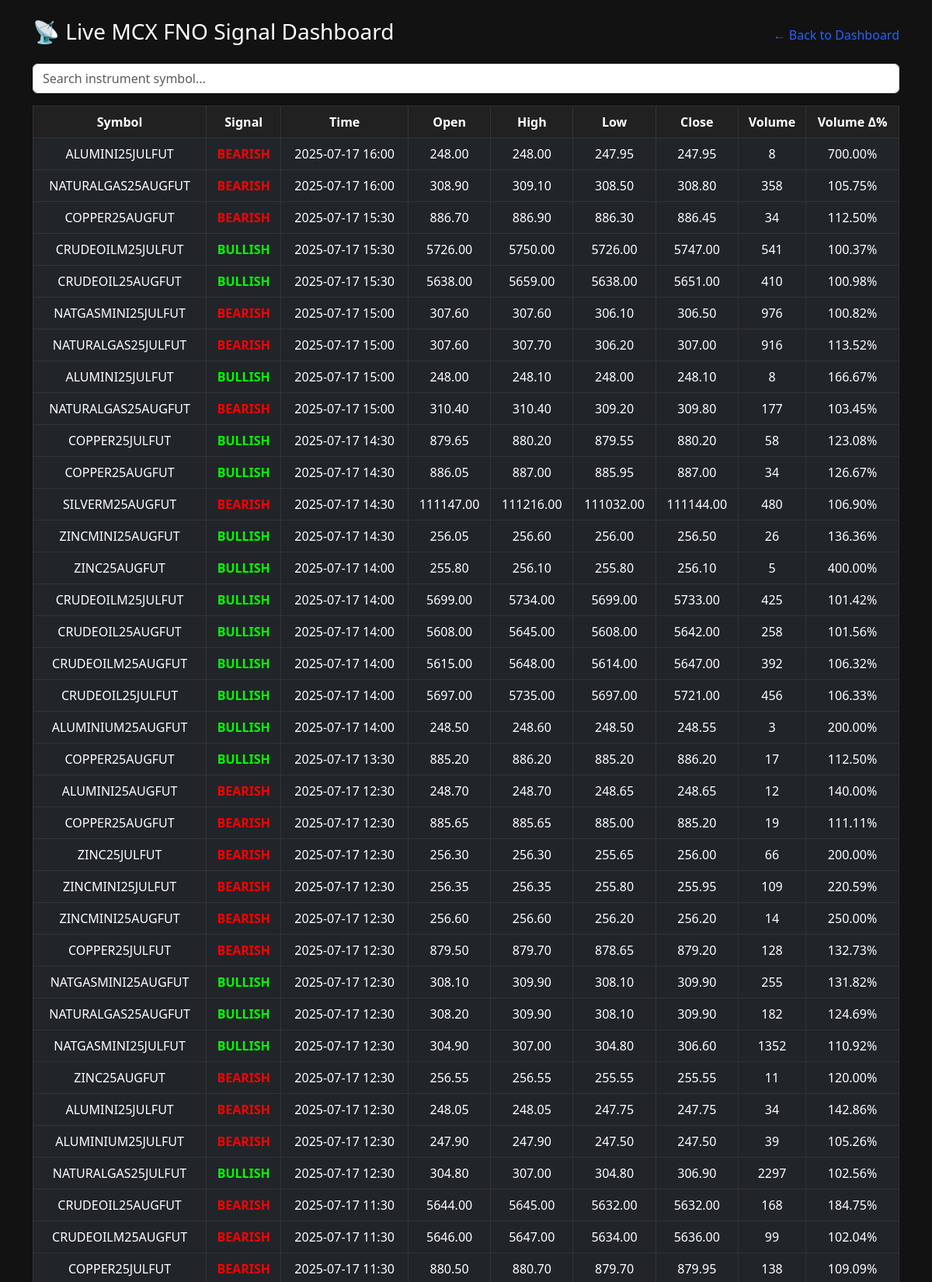
Page /signals (signed in, upper part) on the committed database.
### tables this page shows
CREATE TABLE signals (
    id INTEGER PRIMARY KEY AUTOINCREMENT,
    symbol TEXT,
    signal_type TEXT,
    signal_time TEXT,
    open REAL,
    high REAL,
    low REAL,
    close REAL,
    volume REAL,
    volume_delta REAL
);

### app_vpa.py (the view)
@app.route("/signals")
@login_required("MCX_FNO")
def view_signals():
    conn = sqlite3.connect('signals.db')
    conn.row_factory = sqlite3.Row
    cursor = conn.cursor()
    today = datetime.now().strftime("%Y-%m-%d")
    cursor.execute("""
        SELECT * FROM signals
        WHERE DATE(signal_time) = ?
        ORDER BY signal_time DESC
    """, (today,))
    rows = cursor.fetchall()
    conn.close()
    return render_template("signals.html", signals=rows)

### app_vpa.py (called while the page is built)
def login_required(role=None):
    def wrapper(func):
        @wraps(func)
        def secure_view(*args, **kwargs):
            if 'username' not in session:
                flash("🔒 Please login to access this page", "warning")
                return redirect(url_for('login'))
            if role:
                roles = session.get('roles', {})
                if roles.get(role) != 'Y':
                    flash(f"🚫 Access denied: Missing permission '{role}'", "danger")
                    return redirect(url_for('index'))
            return func(*args, **kwargs)
        return secure_view
    return wrapper

@app.before_request
def extend_session():
    session.permanent = True

### templates/signals.html (shortened to what this page needs)
<!DOCTYPE html>
<html lang="en">
<head>
    <link href="https://cdn.jsdelivr.net/npm/bootstrap@5.3.0/dist/css/bootstrap.min.css" rel="stylesheet">
    <link rel="stylesheet" href="{{ url_for('static', filename='style.css') }}">
</head>
<body>
    <div class="container py-4">
        <div class="d-flex justify-content-between align-items-center mb-3">
            <h3>📡 Live MCX FNO Signal Dashboard</h3>
            <a href="/" rel="stylesheet">← Back to Dashboard</a>
        </div>
        <input type="text" id="searchInput" class="form-control mb-3" placeholder="Search instrument symbol...">
        <table class="table table-dark table-bordered table-hover" id="signalsTable">
            <thead>
                <tr>
                    <th>Symbol</th>
                    <th>Signal</th>
                    <th>Time</th>
                    <th>Open</th>
                    <th>High</th>
                    <th>Low</th>
                    <th>Close</th>
                    <th>Volume</th>
                    <th>Volume Δ%</th>
                </tr>
            </thead>
            <tbody>
                {% if signals %}
                {% for row in signals %}
                <tr>
                    <td>{{ row.symbol }}</td>
                    <td>
                        <strong style="color: {{ 'lime' if row.signal_type == 'BULLISH' else 'red' }}">
                            {{ row.signal_type }}
                        </strong>
                    </td>
                    <td>{{ row.signal_time[:16] }}</td>
                    <td>{{ "%.2f"|format(row.open) }}</td>
                    <td>{{ "%.2f"|format(row.high) }}</td>
                    <td>{{ "%.2f"|format(row.low) }}</td>
                    <td>{{ "%.2f"|format(row.close) }}</td>
                    <td>{{ "%.0f"|format(row.volume) }}</td>
                    <td>{{ "%.2f"|format(row.volume_delta) }}%</td>
                </tr>
                {% endfor %}
                {% else %}
                <tr>
                    <td colspan="9" class="text-center">No signals available for today.</td>
                </tr>
                {% endif %}
            </tbody>
        </table>
    </div>
</body>
</html>

### static/style.css (style rules this page uses)
body { background-color: #121212; color: #B0BEC5; font-family: 'Segoe UI', sans-serif; }
a { color: #2962ff; text-decoration: none; }
h1, h2, h3, h4 { color: #FFFFFF; }
.table { width: 100%; border-collapse: collapse; }
.table th, .table td { border: 1px solid #333; padding: 8px; text-align: center; }
.table-dark { background-color: #1e1e1e; }
.table-dark th { background-color: #212121; color: #ffffff; }
input, select { background-color: #1e1e1e; color: #fff; border: 1px solid #555; border-radius: 5px; padding: 8px; }

### rows in the picture
signals: symbol "ALUMINI25JULFUT", signal_type "BEARISH", signal_time "2025-07-17 16:00", open "248.00", high "248.00", low "247.95", close "247.95", volume "8", volume_delta "700.00"
signals: symbol "NATURALGAS25AUGFUT", signal_type "BEARISH", signal_time "2025-07-17 16:00", open "308.90", high "309.10", low "308.50", close "308.80", volume "358", volume_delta "105.75"
signals: symbol "COPPER25AUGFUT", signal_type "BEARISH", signal_time "2025-07-17 15:30", open "886.70", high "886.90", low "886.30", close "886.45", volume "34", volume_delta "112.50"
signals: symbol "CRUDEOILM25JULFUT", signal_type "BULLISH", signal_time "2025-07-17 15:30", open "5726.00", high "5750.00", low "5726.00", close "5747.00", volume "541", volume_delta "100.37"
signals: symbol "CRUDEOIL25AUGFUT", signal_type "BULLISH", signal_time "2025-07-17 15:30", open "5638.00", high "5659.00", low "5638.00", close "5651.00", volume "410", volume_delta "100.98"
signals: symbol "NATGASMINI25JULFUT", signal_type "BEARISH", signal_time "2025-07-17 15:00", open "307.60", high "307.60", low "306.10", close "306.50", volume "976", volume_delta "100.82"
signals: symbol "NATURALGAS25JULFUT", signal_type "BEARISH", signal_time "2025-07-17 15:00", open "307.60", high "307.70", low "306.20", close "307.00", volume "916", volume_delta "113.52"
signals: symbol "ALUMINI25JULFUT", signal_type "BULLISH", signal_time "2025-07-17 15:00", open "248.00", high "248.10", low "248.00", close "248.10", volume "8", volume_delta "166.67"
signals: symbol "NATURALGAS25AUGFUT", signal_type "BEARISH", signal_time "2025-07-17 15:00", open "310.40", high "310.40", low "309.20", close "309.80", volume "177", volume_delta "103.45"
signals: symbol "COPPER25JULFUT", signal_type "BULLISH", signal_time "2025-07-17 14:30", open "879.65", high "880.20", low "879.55", close "880.20", volume "58", volume_delta "123.08"
signals: symbol "COPPER25AUGFUT", signal_type "BULLISH", signal_time "2025-07-17 14:30", open "886.05", high "887.00", low "885.95", close "887.00", volume "34", volume_delta "126.67"
signals: symbol "SILVERM25AUGFUT", signal_type "BEARISH", signal_time "2025-07-17 14:30", open "111147.00", high "111216.00", low "111032.00", close "111144.00", volume "480", volume_delta "106.90"
signals: symbol "ZINCMINI25AUGFUT", signal_type "BULLISH", signal_time "2025-07-17 14:30", open "256.05", high "256.60", low "256.00", close "256.50", volume "26", volume_delta "136.36"
signals: symbol "ZINC25AUGFUT", signal_type "BULLISH", signal_time "2025-07-17 14:00", open "255.80", high "256.10", low "255.80", close "256.10", volume "5", volume_delta "400.00"
signals: symbol "CRUDEOILM25JULFUT", signal_type "BULLISH", signal_time "2025-07-17 14:00", open "5699.00", high "5734.00", low "5699.00", close "5733.00", volume "425", volume_delta "101.42"
signals: symbol "CRUDEOIL25AUGFUT", signal_type "BULLISH", signal_time "2025-07-17 14:00", open "5608.00", high "5645.00", low "5608.00", close "5642.00", volume "258", volume_delta "101.56"
signals: symbol "CRUDEOILM25AUGFUT", signal_type "BULLISH", signal_time "2025-07-17 14:00", open "5615.00", high "5648.00", low "5614.00", close "5647.00", volume "392", volume_delta "106.32"
signals: symbol "CRUDEOIL25JULFUT", signal_type "BULLISH", signal_time "2025-07-17 14:00", open "5697.00", high "5735.00", low "5697.00", close "5721.00", volume "456", volume_delta "106.33"
signals: symbol "ALUMINIUM25AUGFUT", signal_type "BULLISH", signal_time "2025-07-17 14:00", open "248.50", high "248.60", low "248.50", close "248.55", volume "3", volume_delta "200.00"
signals: symbol "COPPER25AUGFUT", signal_type "BULLISH", signal_time "2025-07-17 13:30", open "885.20", high "886.20", low "885.20", close "886.20", volume "17", volume_delta "112.50"
signals: symbol "ALUMINI25AUGFUT", signal_type "BEARISH", signal_time "2025-07-17 12:30", open "248.70", high "248.70", low "248.65", close "248.65", volume "12", volume_delta "140.00"
signals: symbol "COPPER25AUGFUT", signal_type "BEARISH", signal_time "2025-07-17 12:30", open "885.65", high "885.65", low "885.00", close "885.20", volume "19", volume_delta "111.11"
signals: symbol "ZINC25JULFUT", signal_type "BEARISH", signal_time "2025-07-17 12:30", open "256.30", high "256.30", low "255.65", close "256.00", volume "66", volume_delta "200.00"
signals: symbol "ZINCMINI25JULFUT", signal_type "BEARISH", signal_time "2025-07-17 12:30", open "256.35", high "256.35", low "255.80", close "255.95", volume "109", volume_delta "220.59"
signals: symbol "ZINCMINI25AUGFUT", signal_type "BEARISH", signal_time "2025-07-17 12:30", open "256.60", high "256.60", low "256.20", close "256.20", volume "14", volume_delta "250.00"
signals: symbol "COPPER25JULFUT", signal_type "BEARISH", signal_time "2025-07-17 12:30", open "879.50", high "879.70", low "878.65", close "879.20", volume "128", volume_delta "132.73"
signals: symbol "NATGASMINI25AUGFUT", signal_type "BULLISH", signal_time "2025-07-17 12:30", open "308.10", high "309.90", low "308.10", close "309.90", volume "255", volume_delta "131.82"
signals: symbol "NATURALGAS25AUGFUT", signal_type "BULLISH", signal_time "2025-07-17 12:30", open "308.20", high "309.90", low "308.10", close "309.90", volume "182", volume_delta "124.69"
signals: symbol "NATGASMINI25JULFUT", signal_type "BULLISH", signal_time "2025-07-17 12:30", open "304.90", high "307.00", low "304.80", close "306.60", volume "1352", volume_delta "110.92"
signals: symbol "ZINC25AUGFUT", signal_type "BEARISH", signal_time "2025-07-17 12:30", open "256.55", high "256.55", low "255.55", close "255.55", volume "11", volume_delta "120.00"
signals: symbol "ALUMINI25JULFUT", signal_type "BEARISH", signal_time "2025-07-17 12:30", open "248.05", high "248.05", low "247.75", close "247.75", volume "34", volume_delta "142.86"
signals: symbol "ALUMINIUM25JULFUT", signal_type "BEARISH", signal_time "2025-07-17 12:30", open "247.90", high "247.90", low "247.50", close "247.50", volume "39", volume_delta "105.26"
signals: symbol "NATURALGAS25JULFUT", signal_type "BULLISH", signal_time "2025-07-17 12:30", open "304.80", high "307.00", low "304.80", close "306.90", volume "2297", volume_delta "102.56"
signals: symbol "CRUDEOIL25AUGFUT", signal_type "BEARISH", signal_time "2025-07-17 11:30", open "5644.00", high "5645.00", low "5632.00", close "5632.00", volume "168", volume_delta "184.75"
signals: symbol "CRUDEOILM25AUGFUT", signal_type "BEARISH", signal_time "2025-07-17 11:30", open "5646.00", high "5647.00", low "5634.00", close "5636.00", volume "99", volume_delta "102.04"
signals: symbol "COPPER25JULFUT", signal_type "BEARISH", signal_time "2025-07-17 11:30", open "880.50", high "880.70", low "879.70", close "879.95", volume "138", volume_delta "109.09"
